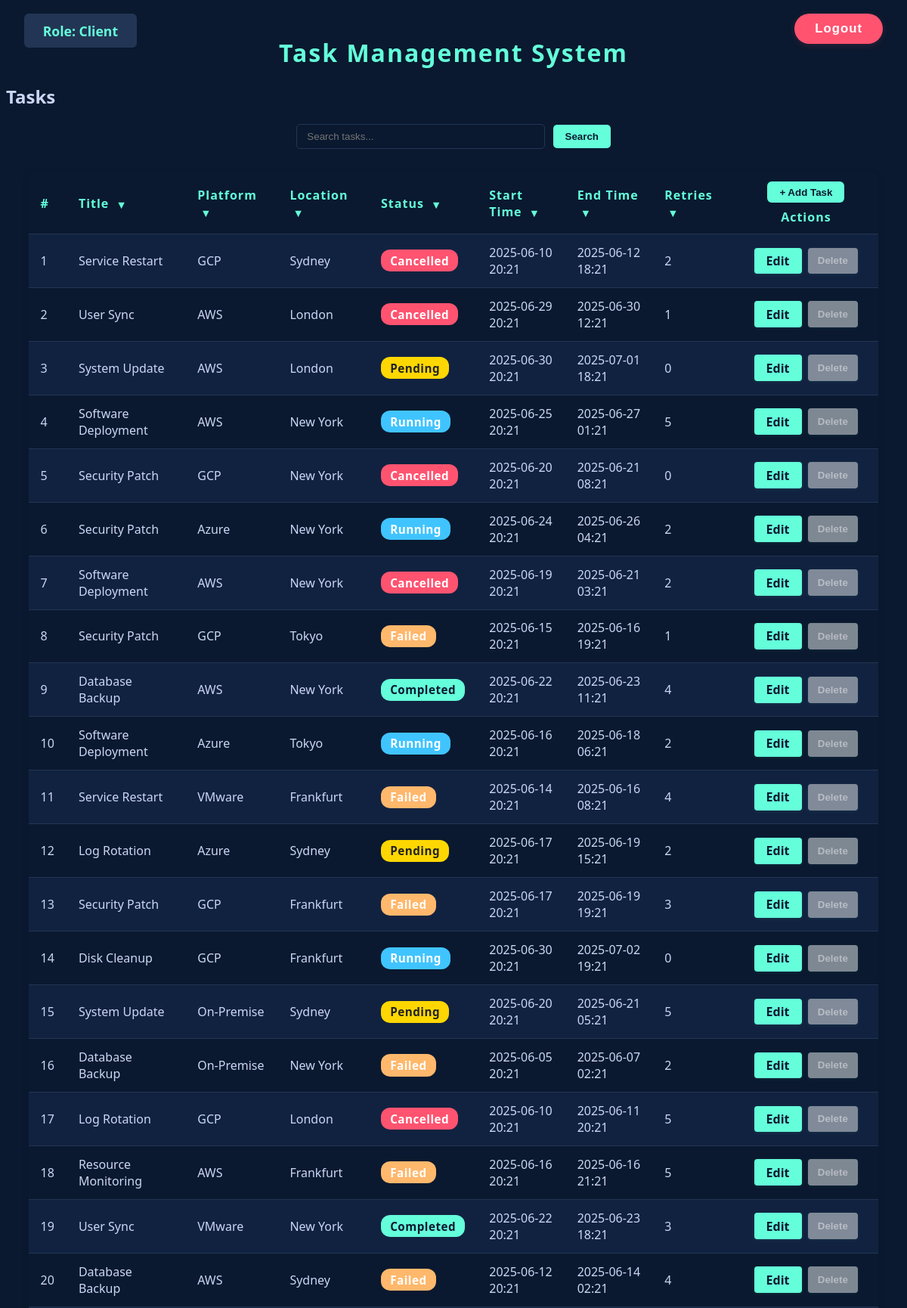
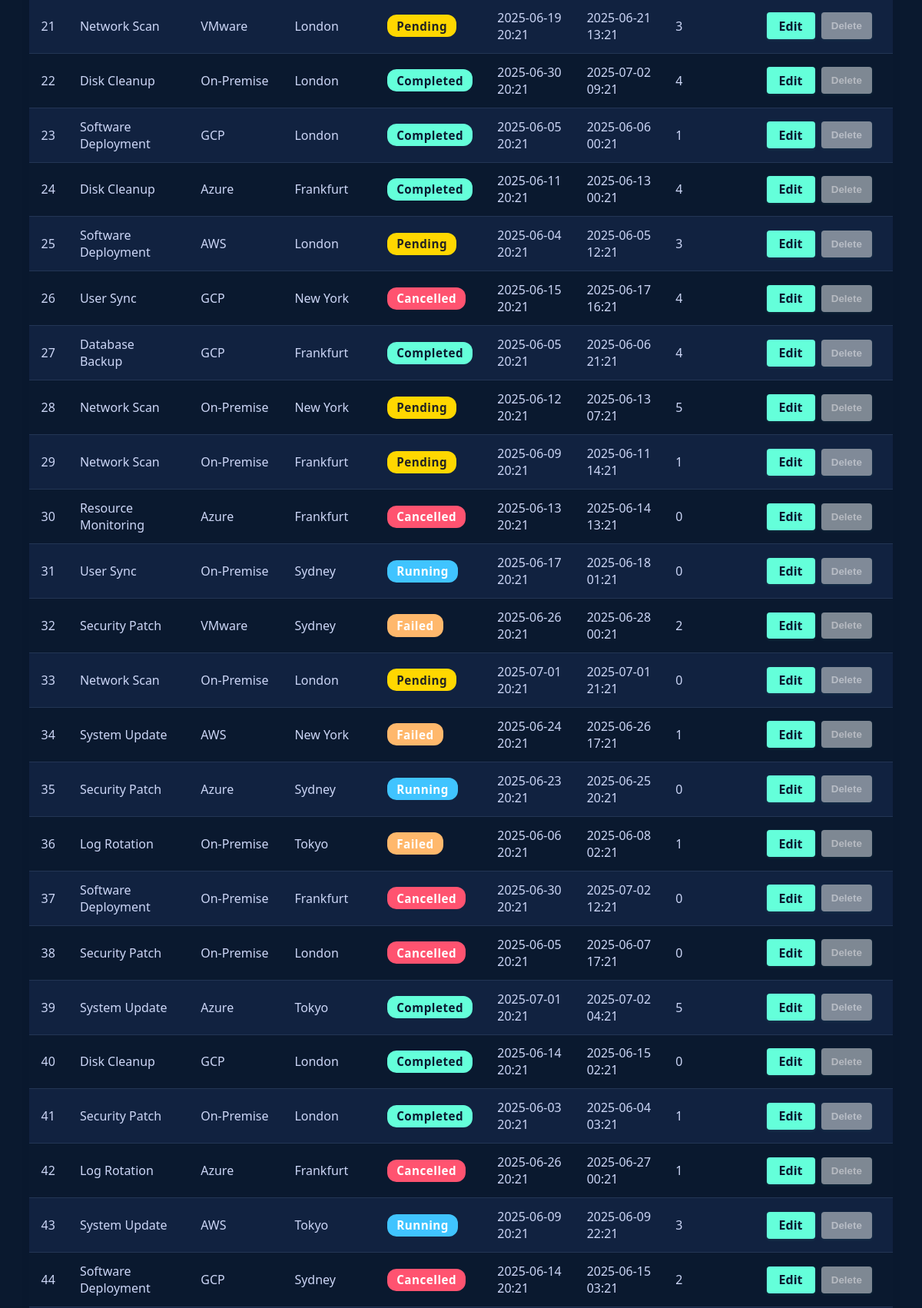
Page /tasks/ (signed in, upper part) on the committed database (2 pictures, top to bottom).
### main/models.py (models this page shows, shortened)
class Task(models.Model):
    title = models.CharField(max_length=100, default="System Update")
    platform = models.CharField(max_length=100)
    location = models.CharField(max_length=100)
    status = models.CharField(max_length=50)
    start_time = models.CharField(max_length=100)
    end_time = models.CharField(max_length=100, null=True, blank=True)
    retries = models.IntegerField(default=0)

### main/views.py (the view, shortened to what this page needs)
# urls.py: path('tasks/', views.task_list, name='task_list'),
@login_required
def task_list(request):
    search = request.GET.get('search', '').strip()
    tasks = Task.objects.all()
    title = request.GET.get('title', '')
    platform = request.GET.get('platform', '')
    location = request.GET.get('location', '')
    status = request.GET.get('status', '')
    start_time = request.GET.get('start_time', '')
    end_time = request.GET.get('end_time', '')
    retries = request.GET.get('retries', '')
    if title:
        tasks = tasks.filter(title=title)
    if platform:
        tasks = tasks.filter(platform=platform)
    if location:
        tasks = tasks.filter(location=location)
    if status:
        tasks = tasks.filter(status=status)
    if start_time:
        tasks = tasks.filter(start_time=start_time)
    if end_time:
        tasks = tasks.filter(end_time=end_time)
    if retries:
        tasks = tasks.filter(retries=retries)
    titles = Task.objects.values_list('title', flat=True).distinct()
    platforms = Task.objects.values_list('platform', flat=True).distinct()
    locations = Task.objects.values_list('location', flat=True).distinct()
    statuses = Task.objects.values_list('status', flat=True).distinct()
    start_times = Task.objects.values_list('start_time', flat=True).distinct()
    end_times = Task.objects.values_list('end_time', flat=True).distinct()
    retries_list = Task.objects.values_list('retries', flat=True).distinct()
    paginator = Paginator(tasks, 50)
    page_number = request.GET.get('page', 1)
    page_obj = paginator.get_page(page_number)
    selected_role = request.session.get('selected_role', '')
    context = {
        'tasks': page_obj.object_list,
        'page_obj': page_obj,
        'search': search,
        'selected_role': selected_role,
        'titles': titles,
        'platforms': platforms,
        'locations': locations,
        'statuses': statuses,
        'start_times': start_times,
        'end_times': end_times,
        'retries': retries_list,
    }
    if request.headers.get('x-requested-with') == 'XMLHttpRequest':
        html = render_to_string('main/task_table_rows.html', {
            **context,
            'user': request.user,
        })
        return JsonResponse({'html': html})
    return render(request, 'main/task_system.html', context)

### main/templates/main/task_system.html (shortened to what this page needs)
<!DOCTYPE html>
<html>
<head>
</head>
<body>
    <div style="position: absolute; top: 18px; left: 32px; z-index: 10;">
        <span class="role-box" style="background: #233554; color: #64ffda; font-weight: bold; font-size: 1.1em; padding: 0.6em 1.4em;">
            Role:
            {% if selected_role %}
                {{ selected_role|title }}
            {% else %}
                Client
            {% endif %}
        </span>
    </div>
    <div style="position: absolute; top: 18px; right: 32px; z-index: 10;">
        {% if user.is_authenticated %}
            <form action="{% url 'logout' %}" method="post" style="display:inline;">
                <button type="submit"
                        style="
                            background: #ff5370;
                            color: #fff;
                            font-weight: bold;
                            border: none;
                            border-radius: 24px;
                            padding: 0.6em 1.6em;
                            font-size: 1.05em;
                            box-shadow: 0 2px 8px rgba(255,83,112,0.15);
                            cursor: pointer;
                            transition: background 0.2s, color 0.2s, box-shadow 0.2s;
                            letter-spacing: 1px;
                        "
                        onmouseover="this.style.background='#d32f2f';"
                        onmouseout="this.style.background='#ff5370';"
                        title="Logout">
                    Logout
                </button>
            </form>
        {% endif %}
    </div>
    <h1 style="text-align:center; color:#64ffda; margin-top:1.5em; margin-bottom:0.5em; letter-spacing:2px;">
        Task Management System
    </h1>
    <h2>Tasks</h2>
    <form method="get" action="{% url 'task_list' %}" style="text-align:center; margin-bottom:1.5em;">
        <input
            type="text"
            name="search"
            value="{{ search|default:'' }}"
            placeholder="Search tasks..."
            style="padding:0.6em 1em; border-radius:5px; border:1px solid #233554; background:#0a192f; color:#ccd6f6; width:300px;"
            autofocus
        >
        <button type="submit" style="background:#64ffda; color:#0a192f; font-weight:600; border-radius:5px; border:none; padding:0.6em 1.2em; margin-left:0.5em;">Search</button>
    </form>
    <form method="get" id="filter-form">
      <table>
        <thead>
          <tr>
            <th>#</th>
            <th>
              Title
              <span class="dropdown-arrow" onclick="toggleDropdown('title-dropdown')">&#9660;</span>
            </th>
            <th>
              Platform
              <span class="dropdown-arrow" onclick="toggleDropdown('platform-dropdown')">&#9660;</span>
            </th>
            <th>
              Location
              <span class="dropdown-arrow" onclick="toggleDropdown('location-dropdown')">&#9660;</span>
            </th>
            <th>
              Status
              <span class="dropdown-arrow" onclick="toggleDropdown('status-dropdown')">&#9660;</span>
            </th>
            <th>
              Start Time
              <span class="dropdown-arrow" onclick="toggleDropdown('starttime-dropdown')">&#9660;</span>
            </th>
            <th>
              End Time
              <span class="dropdown-arrow" onclick="toggleDropdown('endtime-dropdown')">&#9660;</span>
            </th>
            <th>
              Retries
              <span class="dropdown-arrow" onclick="toggleDropdown('retries-dropdown')">&#9660;</span>
            </th>
            <th>
              <div class="actions-header">
                <button type="button" class="add-btn" onclick="window.location.href='{% url 'add_task' %}'">+ Add Task</button>
                Actions
              </div>
            </th>
          </tr>
        </thead>
        <tbody id="task-table-body">
          {% include 'main/task_table_rows.html' with selected_role=selected_role %}
        </tbody>
      </table>
    </form>
</body>
</html>

### main/templates/main/task_table_rows.html (shortened to what this page needs)
<tbody>
    {% for task in tasks %}
    <tr id="task-row-{{ task.id }}">
        <td>{{ forloop.counter0|add:page_obj.start_index }}</td>
        <td>{{ task.title }}</td>
        <td>{{ task.platform }}</td>
        <td>{{ task.location }}</td>
        <td>
            <span class="status-label status-{{ task.status|lower }}">{{ task.status|capfirst }}</span>
        </td>
        <td>{{ task.start_time }}</td>
        <td>{{ task.end_time }}</td>
        <td>{{ task.retries }}</td>
        <td>
            <div class="action-btns">
                <a href="{% url 'edit_task' task.id %}" class="edit-btn">Edit</a>
                {% if selected_role == 'admin' %}
                    <button type="button" class="delete-btn" onclick="confirmDelete({{ task.id }})">Delete</button>
                {% else %}
                    <button type="button" class="delete-btn delete-btn-disabled" disabled>Delete</button>
                {% endif %}
            </div>
        </td>
    </tr>
    {% endfor %}
</tbody>

### main/templates/main/task_system.html (style rules this page uses)
body { background: #0a192f; color: #ccd6f6; font-family: 'Segoe UI', Arial, sans-serif; }
table { width: 95%; margin: 2em auto; border-collapse: collapse; background: #112240; border-radius: 10px; overflow: hidden; box-shadow: 0 2px 8px rgba(10,25,47,0.3); }
th, td { padding: 0.7em 1em; border-bottom: 1px solid #233554; text-align: left; }
th { background: #0a192f; color: #64ffda; font-weight: 600; letter-spacing: 1px; }
tr:nth-child(even) { background: #0a192f; }
.role-box { background: #233554; color: #64ffda; padding: 0.5em 1em; border-radius: 6px; margin-bottom: 1em; display: inline-block; font-weight: bold; }
button { background: #64ffda; color: #0a192f; border: none; padding: 0.7em 1.4em; border-radius: 5px; cursor: pointer; }
button:disabled { background: #233554; color: #666; cursor: not-allowed; }
.action-btns { display: flex; gap: 0.5em; }
.dropdown-arrow { cursor: pointer; margin-left: 4px; font-size: 0.9em; vertical-align: middle; }
th { position: relative; }
.actions-header { display: flex; flex-direction: column; align-items: center; gap: 0.3em; }
.add-btn { background: #64ffda; color: #0a192f; font-weight: bold; border: none; border-radius: 6px; padding: 0.5em 1.2em; margin-bottom: 0.2em; box-shadow: none; transition: background 0.2s, color 0.2s; }
.action-btns { display: flex; gap: 0.5em; justify-content: center; background: transparent; border-radius: 6px; padding: 0.4em 0.7em; box-shadow: none; }
.action-btns a, .action-btns button { background: #64ffda; color: #0a192f; border: none; border-radius: 4px; padding: 0.4em 1em; font-weight: 600; text-decoration: none; transition: background 0.2s, color 0.2s; box-shadow: 0 1px 4px rgba(100,255,218,0.10); }

### main/templates/main/task_table_rows.html (style rules this page uses)
.status-label { padding: 0.3em 0.8em; border-radius: 12px; font-weight: bold; font-size: 0.95em; letter-spacing: 0.5px; display: inline-block; }
.status-cancelled { background: #ff5370; color: #fff; }
.status-failed { background: #ffb86c; color: #fff; }
.status-pending { background: #ffd700; color: #222; }
.status-completed { background: #64ffda; color: #0a192f; }
.status-running { background: #40c4ff; color: #fff; }
.delete-btn { background: #ff5370 !important; color: #fff !important; border: none; border-radius: 4px; padding: 0.4em 1em; font-weight: 600; cursor: pointer; transition: background 0.2s, color 0.2s; }
.delete-btn-disabled { background: #b0b7be !important; color: #fff !important; cursor: not-allowed !important; opacity: 0.7; }

### rows in the picture
Task: title "Service Restart", platform "GCP", location "Sydney", status "Cancelled", start_time "2025-06-10 20:21", end_time "2025-06-12 18:21", retries "2"
Task: title "User Sync", platform "AWS", location "London", status "Cancelled", start_time "2025-06-29 20:21", end_time "2025-06-30 12:21", retries "1"
Task: title "System Update", platform "AWS", location "London", status "Pending", start_time "2025-06-30 20:21", end_time "2025-07-01 18:21", retries "0"
Task: title "Software Deployment", platform "AWS", location "New York", status "Running", start_time "2025-06-25 20:21", end_time "2025-06-27 01:21", retries "5"
Task: title "Security Patch", platform "GCP", location "New York", status "Cancelled", start_time "2025-06-20 20:21", end_time "2025-06-21 08:21", retries "0"
Task: title "Security Patch", platform "Azure", location "New York", status "Running", start_time "2025-06-24 20:21", end_time "2025-06-26 04:21", retries "2"
Task: title "Software Deployment", platform "AWS", location "New York", status "Cancelled", start_time "2025-06-19 20:21", end_time "2025-06-21 03:21", retries "2"
Task: title "Security Patch", platform "GCP", location "Tokyo", status "Failed", start_time "2025-06-15 20:21", end_time "2025-06-16 19:21", retries "1"
Task: title "Database Backup", platform "AWS", location "New York", status "Completed", start_time "2025-06-22 20:21", end_time "2025-06-23 11:21", retries "4"
Task: title "Software Deployment", platform "Azure", location "Tokyo", status "Running", start_time "2025-06-16 20:21", end_time "2025-06-18 06:21", retries "2"
Task: title "Service Restart", platform "VMware", location "Frankfurt", status "Failed", start_time "2025-06-14 20:21", end_time "2025-06-16 08:21", retries "4"
Task: title "Log Rotation", platform "Azure", location "Sydney", status "Pending", start_time "2025-06-17 20:21", end_time "2025-06-19 15:21", retries "2"
Task: title "Security Patch", platform "GCP", location "Frankfurt", status "Failed", start_time "2025-06-17 20:21", end_time "2025-06-19 19:21", retries "3"
Task: title "Disk Cleanup", platform "GCP", location "Frankfurt", status "Running", start_time "2025-06-30 20:21", end_time "2025-07-02 19:21", retries "0"
Task: title "System Update", platform "On-Premise", location "Sydney", status "Pending", start_time "2025-06-20 20:21", end_time "2025-06-21 05:21", retries "5"
Task: title "Database Backup", platform "On-Premise", location "New York", status "Failed", start_time "2025-06-05 20:21", end_time "2025-06-07 02:21", retries "2"
Task: title "Log Rotation", platform "GCP", location "London", status "Cancelled", start_time "2025-06-10 20:21", end_time "2025-06-11 20:21", retries "5"
Task: title "Resource Monitoring", platform "AWS", location "Frankfurt", status "Failed", start_time "2025-06-16 20:21", end_time "2025-06-16 21:21", retries "5"
Task: title "User Sync", platform "VMware", location "New York", status "Completed", start_time "2025-06-22 20:21", end_time "2025-06-23 18:21", retries "3"
Task: title "Database Backup", platform "AWS", location "Sydney", status "Failed", start_time "2025-06-12 20:21", end_time "2025-06-14 02:21", retries "4"
Task: title "Network Scan", platform "VMware", location "London", status "Pending", start_time "2025-06-19 20:21", end_time "2025-06-21 13:21", retries "3"
Task: title "Disk Cleanup", platform "On-Premise", location "London", status "Completed", start_time "2025-06-30 20:21", end_time "2025-07-02 09:21", retries "4"
Task: title "Software Deployment", platform "GCP", location "London", status "Completed", start_time "2025-06-05 20:21", end_time "2025-06-06 00:21", retries "1"
Task: title "Disk Cleanup", platform "Azure", location "Frankfurt", status "Completed", start_time "2025-06-11 20:21", end_time "2025-06-13 00:21", retries "4"
Task: title "Software Deployment", platform "AWS", location "London", status "Pending", start_time "2025-06-04 20:21", end_time "2025-06-05 12:21", retries "3"
Task: title "User Sync", platform "GCP", location "New York", status "Cancelled", start_time "2025-06-15 20:21", end_time "2025-06-17 16:21", retries "4"
Task: title "Database Backup", platform "GCP", location "Frankfurt", status "Completed", start_time "2025-06-05 20:21", end_time "2025-06-06 21:21", retries "4"
Task: title "Network Scan", platform "On-Premise", location "New York", status "Pending", start_time "2025-06-12 20:21", end_time "2025-06-13 07:21", retries "5"
Task: title "Network Scan", platform "On-Premise", location "Frankfurt", status "Pending", start_time "2025-06-09 20:21", end_time "2025-06-11 14:21", retries "1"
Task: title "Resource Monitoring", platform "Azure", location "Frankfurt", status "Cancelled", start_time "2025-06-13 20:21", end_time "2025-06-14 13:21", retries "0"
Task: title "User Sync", platform "On-Premise", location "Sydney", status "Running", start_time "2025-06-17 20:21", end_time "2025-06-18 01:21", retries "0"
Task: title "Security Patch", platform "VMware", location "Sydney", status "Failed", start_time "2025-06-26 20:21", end_time "2025-06-28 00:21", retries "2"
Task: title "Network Scan", platform "On-Premise", location "London", status "Pending", start_time "2025-07-01 20:21", end_time "2025-07-01 21:21", retries "0"
Task: title "System Update", platform "AWS", location "New York", status "Failed", start_time "2025-06-24 20:21", end_time "2025-06-26 17:21", retries "1"
Task: title "Security Patch", platform "Azure", location "Sydney", status "Running", start_time "2025-06-23 20:21", end_time "2025-06-25 20:21", retries "0"
Task: title "Log Rotation", platform "On-Premise", location "Tokyo", status "Failed", start_time "2025-06-06 20:21", end_time "2025-06-08 02:21", retries "1"
Task: title "Software Deployment", platform "On-Premise", location "Frankfurt", status "Cancelled", start_time "2025-06-30 20:21", end_time "2025-07-02 12:21", retries "0"
Task: title "Security Patch", platform "On-Premise", location "London", status "Cancelled", start_time "2025-06-05 20:21", end_time "2025-06-07 17:21", retries "0"
Task: title "System Update", platform "Azure", location "Tokyo", status "Completed", start_time "2025-07-01 20:21", end_time "2025-07-02 04:21", retries "5"
Task: title "Disk Cleanup", platform "GCP", location "London", status "Completed", start_time "2025-06-14 20:21", end_time "2025-06-15 02:21", retries "0"
Task: title "Security Patch", platform "On-Premise", location "London", status "Completed", start_time "2025-06-03 20:21", end_time "2025-06-04 03:21", retries "1"
Task: title "Log Rotation", platform "Azure", location "Frankfurt", status "Cancelled", start_time "2025-06-26 20:21", end_time "2025-06-27 00:21", retries "1"
Task: title "System Update", platform "AWS", location "Tokyo", status "Running", start_time "2025-06-09 20:21", end_time "2025-06-09 22:21", retries "3"
Task: title "Software Deployment", platform "GCP", location "Sydney", status "Cancelled", start_time "2025-06-14 20:21", end_time "2025-06-15 03:21", retries "2"
